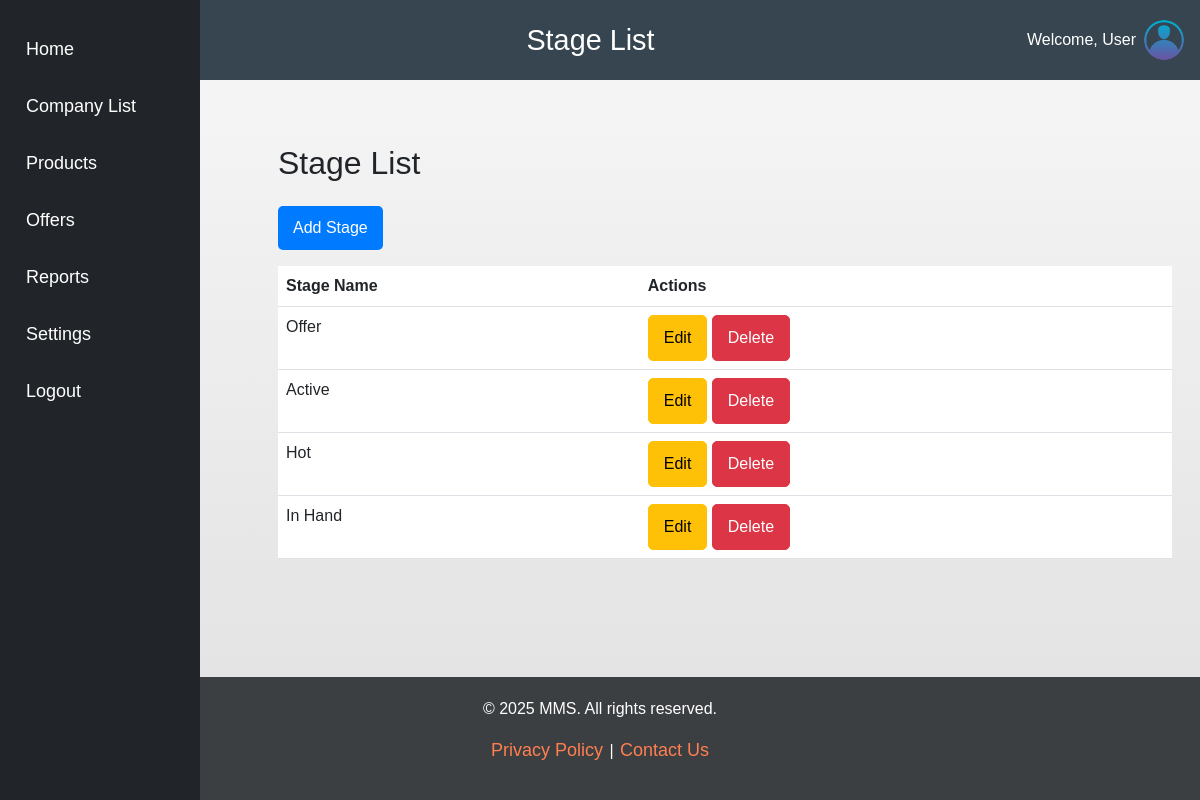
Before: /offers/stages/ with the older database file.
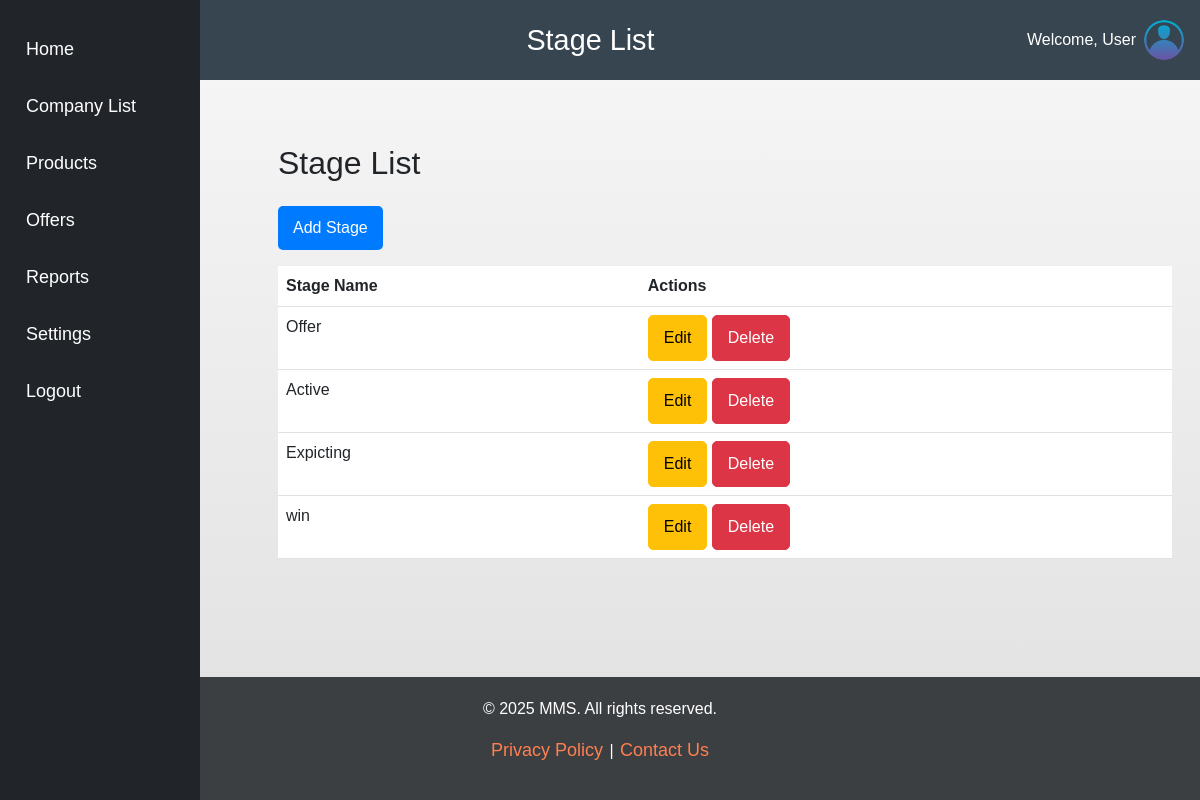
After: the same page with the newer database file.
### offers/models.py (models this page shows, shortened)
class Stage(models.Model):
    name = models.CharField(max_length=255)
    order = models.PositiveIntegerField(default=0)

### offers/views.py (the view)
# urls.py: path('stages/', views.stage_list, name='stage_list'),
def stage_list(request):
    stages = Stage.objects.all().order_by('order')
    return render(request, 'offers/stage_list.html', {'stages': stages})

### offers/templates/offers/stage_list.html (shortened to what this page needs)
{% extends "base.html" %}
{% block header %}
    Stage List
{% endblock %}
{% block content %}
    <div class="container mt-5">
        <h2 class="mb-4">Stage List</h2>
        <a href="{% url 'offers:create_stage' %}" class="btn btn-primary mb-3">Add Stage</a>
        <table class="table" id="stage-table">
            <thead>
                <tr>
                    <th>Stage Name</th>
                    <th>Actions</th>
                </tr>
            </thead>
            <tbody id="sortable">
                {% for stage in stages %}
                <tr data-id="{{ stage.pk }}" class="draggable-row">
                    <td>{{ stage.name }}</td>
                    <td>
                        <a href="{% url 'offers:edit_stage' stage.pk %}" class="btn btn-warning btn-sm">Edit</a>
                        <a href="{% url 'offers:delete_stage' stage.pk %}" class="btn btn-danger btn-sm">Delete</a>
                    </td>
                </tr>
                {% endfor %}
            </tbody>
        </table>
    </div>
{% endblock %}

Changed rows visible on the page:
removed Stage: name "Hot"
removed Stage: name "In Hand"
added Stage: name "Expicting"
added Stage: name "win"
